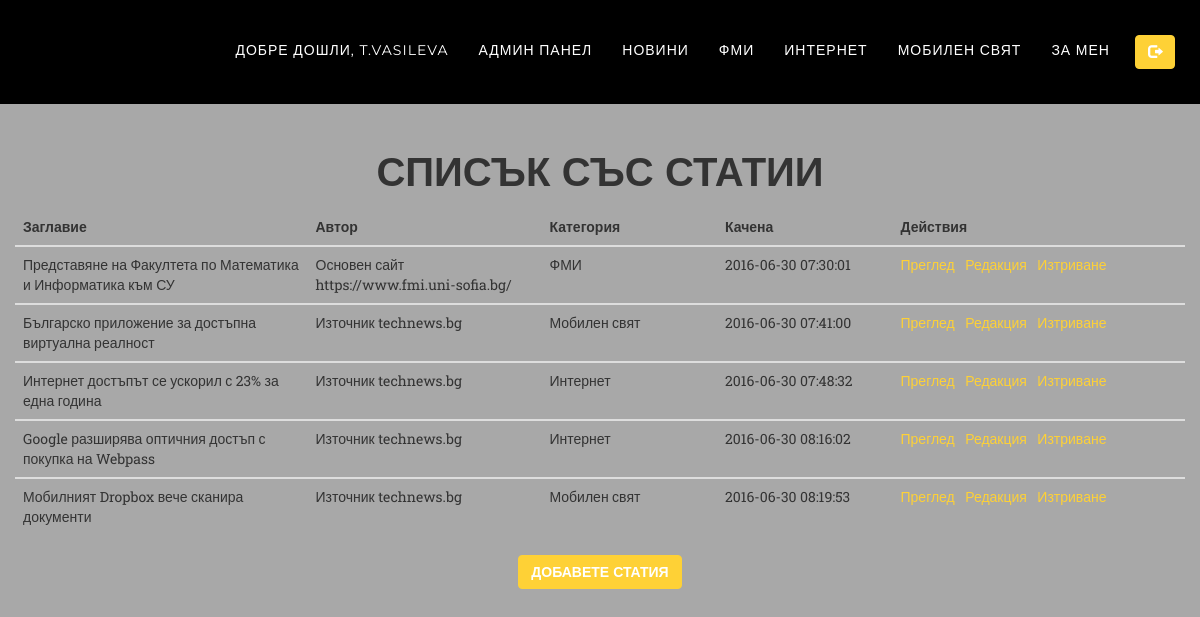
Page /adminList.php (signed in) on the committed database.
### tables this page shows
CREATE TABLE `articles` (
  `id` int(11) NOT NULL AUTO_INCREMENT,
  `title` varchar(255) NOT NULL,
  `firstname` varchar(255) DEFAULT NULL,
  `lastname` varchar(255) NOT NULL,
  `category` int(11) NOT NULL,
  `content` longtext NOT NULL,
  `uploaded` varchar(255) NOT NULL,
  `uploadedby` varchar(32) NOT NULL,
  `imgname` varchar(255) DEFAULT NULL,
  `image` longtext,
  PRIMARY KEY (`id`),
  UNIQUE KEY `id` (`id`)
);

### php/instances.php (called while the page is built, shortened)
<?php
include  'Db.php';
include 'articles.php';
include 'users.php';
$article = new Articles();
$user = new Users();
$categories = array(
		1=>'ФМИ',
		2=>	'Интернет',
		3=>'Мобилен свят',
);
if(isset($_COOKIE['username'])) {
	$user->userData['username'] = $_COOKIE['username'];
	$user->isLogged = true;
}

### php/users.php (called while the page is built, shortened)
<?php
class Users extends Db{
	public  $isLogged = false;
	public  $userData = array();
	public function isLogged() {
		return $this->isLogged;
	}
	public function getUserName() {
		return $this->userData['username'];
	}
}

### php/Db.php (called while the page is built, shortened)
<?php
class Db {
	protected static $connection;
	public function connect() {
		if(!isset(self::$connection)) {
			$config = parse_ini_file('./config.ini');
			self::$connection = new mysqli('localhost',$config['username'],$config['password'],$config['dbname']);
		}
		return self::$connection;
	}
	public function query($query) {
		$connection = $this -> connect();
		$result = $connection -> query($query);
		return $result;
	}
}

### php/articles.php (called while the page is built, shortened)
<?php
class Articles extends Db {
	public function getAllRowsByUser($username) {
		$query = "SELECT * FROM `articles` WHERE `uploadedby` = '".$username."';";
		$result = $this->query($query);
		return $result;
	}
}

### adminList.php (the view, shortened to what this page needs)
<?php
 include 'layout.php';
 $username = $user->getUserName();
 $items = $article->getAllRowsByUser($username);
?>
<section class="admin list">
        <div class="container">
            <div class="row">
                <div class="col-lg-12 text-center">
                    <h2 class="section-heading">Списък със статии</h2>
                </div>
            </div>
            <div class="row">
            	<table class="table table-hover">
            		<thead>
            			<th class="width25">Заглавие</th>
            			<th class="width20">Автор</th>
            			<th class="width15">Категория</th>
            			<th class="width15">Качена</th>
            			<th class="width25">Действия</th>
            		</thead>
            <?php
            if(!empty($items)) {
            	foreach ($items as $item) {
            		echo '<tbody>
							<td>'.$item['title'].'</td>
							<td>'.$item['firstname'].' '.$item['lastname'].'</td>';
						foreach ($categories as $k=>$v) {
							if($k==$item['category']) {
								echo '<td>'.$v.'</td>';
							}
						}
					echo	'<td>'.$item['uploaded'].'</td>
							<td>
								<a href="adminView.php?articleID='.$item['id'].'">Преглед</a>&nbsp;&nbsp;
								<a href="adminEdit.php?articleID='.$item['id'].'">Редакция</a>&nbsp;&nbsp;
								<a href="adminList.php?deleteID='.$item['id'].'" onclick="confirmDelete()">Изтриване<i></a>
							</td>
						  </tody>';
            	}
            }
            ?>
            	</table>
            </div>
            <div class="row text-center">
            	<a href="adminCreate.php"><input type="button" class="btn btn-primary" value="Добавете статия" /></a>
            </div>
        </div>
</section>

### layout.php (shortened to what this page needs)
<?php include 'php/instances.php';
?>
<!DOCTYPE html>
<html lang="en">
<head>
    <link href="css/bootstrap.min.css" rel="stylesheet">
    <link href="css/agency.css" rel="stylesheet">
    <link href="font-awesome/css/font-awesome.min.css" rel="stylesheet" type="text/css">
</head>
<body id="page-top" class="index">
    <nav class="navbar navbar-default navbar-fixed-top" style="background-color: black;">
        <div class="container">
            <div class="collapse navbar-collapse" id="bs-example-navbar-collapse-1">
                <ul class="nav navbar-nav navbar-right">
                	<?php if($user->isLogged()) {?>
	            	<li><a class="page-scroll" href="#"><?php echo 'Добре дошли, '.$user->getUserName();?></a></li>
	            	<li><a class="page-scroll" href="adminList.php">Админ панел </a></li>
	            	<?php }?>
                    <li>
                        <a class="page-scroll" href="index.php">Новини</a>
                    </li>
                    <li>
                        <a class="page-scroll" href="uni.php">ФМИ</a>
                    </li>
                    <li>
                        <a class="page-scroll" href="internet.php">Интернет</a>
                    </li>
                    <li>
                        <a class="page-scroll" href="mobile.php">Мобилен свят</a>
                    </li>
                    <li>
                        <a class="page-scroll" href="about.php">За мен</a>
                    </li>
                    <?php if($user->isLogged()) {?>
                    <li id="logout">
                    	<form action="index.php" method="post">
	                    	<a><button class="btn btn-primary" type="submit" name="logout">
	                    	<i class="glyphicon glyphicon-log-out" data-toggle="tooltip" title="Изход"></i>
	                    	</button></a>
                    	</form>
                    </li>
                    <?php }?>
                </ul>
            </div>
        </div>
    </nav>
</body>
</html>

### css/agency.css (style rules this page uses)
body { overflow-x: hidden; font-family: "Roboto Slab", "Helvetica Neue", Helvetica, Arial, sans-serif }
a, a:hover, a:focus, a:active, a.active { outline: 0 }
a { color: #fed136 }
h1, h2, h3, h4, h5, h6 { font-family: Montserrat, "Helvetica Neue", Helvetica, Arial, sans-serif; text-transform: uppercase; font-weight: 700 }
.btn-primary { color: #fff; background-color: #fed136; border-color: #fed136; font-family: Montserrat, "Helvetica Neue", Helvetica, Arial, sans-serif; text-transform: uppercase; font-weight: 700 }
.navbar-default { background-color: #222; border-color: transparent }
.navbar-default .navbar-collapse { border-color: rgba(255, 255, 255, .02) }
.navbar-default .nav li a { font-family: Montserrat, "Helvetica Neue", Helvetica, Arial, sans-serif; text-transform: uppercase; font-weight: 400; letter-spacing: 1px; color: #fff }
@media ( min-width :768px) { .navbar-default { background-color: transparent; padding: 25px 0; -webkit-transition: padding .3s; -moz-transition: padding .3s; transition: padding .3s; border: 0 } }
section { padding: 100px 0 }
section h2.section-heading { font-size: 40px; margin-top: 0; margin-bottom: 15px }
@media ( min-width :768px) { section { padding: 150px 0 } }
body { webkit-tap-highlight-color: #fed136 }
.admin { background-color: #A8A8A8; height: auto; }
.list { height: 100% !important; }
#logout { margin:10px; padding:0; }
.width20 { width: 20%; }
.width15 { width: 15%; }
.width25 { width: 25%; }

### rows in the picture
articles: title "Представяне на Факултета по Математика и Информатика към СУ", firstname "Основен сайт", lastname "https://www.fmi.uni-sofia.bg/", v "ФМИ", uploaded "2016-06-30 07:30:01"
articles: title "Българско приложение за достъпна виртуална реалност", firstname "Източник", lastname "technews.bg", v "Мобилен свят", uploaded "2016-06-30 07:41:00"
articles: title "Интернет достъпът се ускорил с 23% за една година", firstname "Източник", lastname "technews.bg", v "Интернет", uploaded "2016-06-30 07:48:32"
articles: title "Google разширява оптичния достъп с покупка на Webpass", firstname "Източник", lastname "technews.bg", v "Интернет", uploaded "2016-06-30 08:16:02"
articles: title "Мобилният Dropbox вече сканира документи", firstname "Източник", lastname "technews.bg", v "Мобилен свят", uploaded "2016-06-30 08:19:53"

### other values in the picture
$user->getUserName() "T.VASILEVA"
